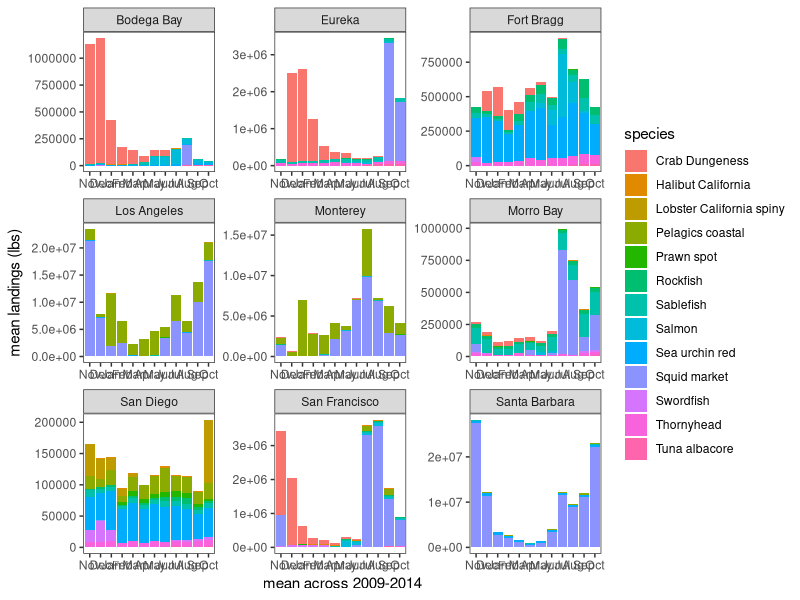
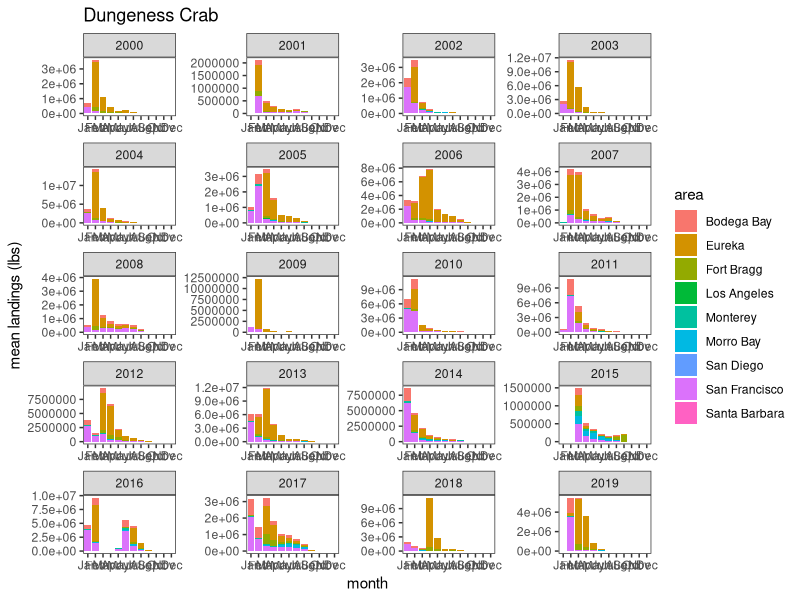
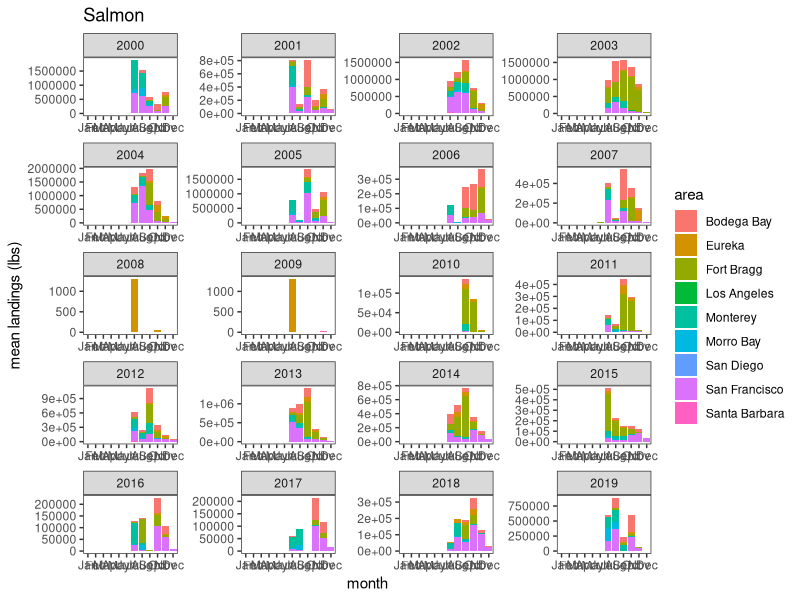

Write R code to recreate these figures, in order.
# Analysis of the data from the nine areas within California, gathered from the
# California Department of Natural Resources, accessed here: 
# https://wildlife.ca.gov/Fishing/Commercial/Landings

library(stringr)
library(dplyr)
library(reshape2)
library(ggplot2)

# Import dataset of all areas
all_areas <- read.csv("Data/DFW areas/all_areas.csv")

# Column names for the initial columns of the overall dataframe
initial_cols <- c("Species", "January", "February", "March", "April", "May", "June",
                  "July", "August", "September", "October", "November", "December", 
                  "Landings", "year", "area")

# Islolate species of interest ------------------------------------------------
halibut <- all_areas %>% filter(str_detect(Species, "Halibut California")) %>% bind_rows
crab <- all_areas %>% filter(str_detect(Species, "Dungeness")) %>% bind_rows
lobster <- all_areas %>% filter(str_detect(Species, "Lobster")) %>% bind_rows
squid <- all_areas %>% filter(str_detect(Species, "Squid market")) %>% bind_rows
albacore <- all_areas %>% filter(str_detect(Species, "albacore")) %>% bind_rows
prawn <- all_areas %>% filter(str_detect(Species, "Prawn spot")) %>% bind_rows
urchin <- all_areas %>% filter(str_detect(Species, "Sea urchin red")) %>% bind_rows
sablefish <- all_areas %>% filter(str_detect(Species, "Sablefish")) %>% bind_rows
swordfish <- all_areas %>% filter(str_detect(Species, "Swordfish")) %>% bind_rows

# Combine all rockfish groups together
rockfish <- all_areas %>% filter(str_detect(Species, "Rockfish")) %>% bind_rows
rockfish <- rockfish[, -1] %>%  # remove species column
  group_by(area, year) %>%  # group by area & year
  summarize(across(January:Landings, sum))  # find sum
rockfish <- rockfish[, c(3:15, 2, 1)]  # Move year & area columns to the end
rockfish <- cbind(rep("Rockfish", length(rockfish$year)), rockfish)
colnames(rockfish) <- initial_cols

# Combine all thornyhead groups together
thornyhead <- all_areas %>% filter(str_detect(Species, "Thornyhead")) %>% bind_rows
thornyhead <- thornyhead[, -1] %>%  # remove species column
  group_by(area, year) %>%  # group by area & year
  summarize(across(January:Landings, sum))  # find sum
thornyhead <- thornyhead[, c(3:15, 2, 1)]  # Move year & area columns to the end
thornyhead <- cbind(rep("Thornyhead", length(thornyhead$year)), thornyhead)
colnames(thornyhead) <- initial_cols

# Combine all salmon together
salmon <- all_areas %>% filter(str_detect(Species, "Salmon")) %>% bind_rows
salmon <- salmon %>% filter(!str_detect(Species, "Roe"))  # Remove salmon roe fishery
salmon <- salmon[, -1] %>%  # remove species column
  group_by(area, year) %>%  # group by area & year
  summarize(across(January:Landings, sum))  # find sum
salmon <- salmon[, c(3:15, 2, 1)]  # Move year & area columns to the end
salmon <- cbind(rep("Salmon", length(salmon$year)), salmon)
colnames(salmon) <- initial_cols

# Combine coastal pelagic species gathered from NOAA fisheries
sardine <- all_areas %>% filter(str_detect(Species, "Sardine")) %>% bind_rows
pac_mackerel <- all_areas %>% filter(str_detect(Species, "Mackerel Pacific")) %>% bind_rows
jack_mackerel <- all_areas %>% filter(str_detect(Species, "Mackerel jack")) %>% bind_rows
anchovy <- all_areas %>% filter(str_detect(Species, "Anchovy northern")) %>% bind_rows

pelagics <- rbind(sardine, pac_mackerel, jack_mackerel, anchovy)[, -1]  # remove species column
pelagics <- pelagics %>% group_by(area, year) %>%  # group by area & year
  summarize(across(January:Landings, sum))  #find sum
pelagics <- pelagics[, c(3:15, 2, 1)]  # Move year & area columns to the end
pelagics <- cbind(rep("Pelagics coastal", length(pelagics$year)), pelagics)
colnames(pelagics) <- initial_cols

# Create dataframe of all species of interest
all_soi <- rbind(halibut, crab, lobster, squid, albacore, prawn, urchin, sablefish,
                 rockfish, swordfish, thornyhead, salmon, pelagics)

# Write a .csv file with just the species of interest
write.csv(all_soi, "Data/dfw_areas_soi.csv", row.names = FALSE)


# Monthly averages over the stable period of species of interest --------------
# Filter for 2009-2014
all_soi_stable <- all_soi %>% filter(between(year, 2009, 2014))

# Find monthly mean for each year
all_soi_stable <- all_soi_stable[, -15]  # remove year column
all_soi_stable$Species <- str_trim(all_soi_stable$Species, side = "both")  # Remove extra white spaces

all_soi_means <- all_soi_stable %>% 
  group_by(Species, area) %>% 
  summarize(across(January:Landings, mean))

all_soi_means <- all_soi_means[, -15]  # Remove total landings

# Update data for plotting ----------------------------------------------------
plot_cols <- c("species", "area", "Jan", "Feb", "Mar", "Apr", "May", "Jun",
               "Jul", "Aug", "Sep", "Oct", "Nov", "Dec")
colnames(all_soi_means) <- plot_cols

# Change column order to match other analyses - year starting in Nov
all_soi_means <- all_soi_means[, c(1, 2, 13, 14, 3:12)] 
all_soi_means2 <- melt(all_soi_means, id_vars = c("area", "species"))
colnames(all_soi_means2) <- c("species", "area", "month", "landings")

# Plot monthly means for stable period
monthly_areas_stable <- ggplot(all_soi_means2, aes(y = landings, x = month, fill = species)) +
  geom_bar(position = "stack", stat = "identity") +
  ylab("mean landings (lbs)") + xlab("mean across 2009-2014") +
  theme_bw() +
  theme(panel.grid.major = element_blank(), panel.grid.minor = element_blank()) +
  facet_wrap(~area, ncol = 3, scale = "free")

ggsave(filename="~/Desktop/area_monthly_landings_stable.pdf", monthly_areas_stable,
       width=400, height=250, units="mm", dpi=300)

# Yearly trends for species of interest ---------------------------------------

# Dungeness Crab
crab$year <- as.factor(crab$year)
crab2 <- crab[, c(15, 16, 12, 13, 2:11)]
colnames(crab2) <- plot_cols
crab_long <- melt(crab2, id_vars = c("area", "year"))
colnames(crab_long) <- c("year", "area", "month", "landings")

crab_monthly <- ggplot(crab_long, aes(y = landings, x = month, fill = area)) +
  geom_bar(position = "stack", stat = "identity") +
  ylab("mean landings (lbs)") +
  ggtitle("Dungeness Crab") + 
  theme_bw() +
  theme(panel.grid.major = element_blank(), panel.grid.minor = element_blank()) +
  facet_wrap(~year, ncol = 4, scale = "free")

ggsave(filename="~/Desktop/crab_monthly.pdf", crab_monthly,
       width=400, height=250, units="mm", dpi=300)

# Salmon
salmon$year <- as.factor(salmon$year)
salmon2 <- salmon[, c(15, 16, 12, 13, 2:11)]
colnames(salmon2) <- plot_cols
salmon_long <- melt(salmon2, id_vars = c("area", "year"))
colnames(salmon_long) <- c("year", "area", "month", "landings")

salmon_monthly <- ggplot(salmon_long, aes(y = landings, x = month, fill = area)) +
  geom_bar(position = "stack", stat = "identity") +
  ylab("mean landings (lbs)") +
  ggtitle("Salmon") + 
  theme_bw() +
  theme(panel.grid.major = element_blank(), panel.grid.minor = element_blank()) +
  facet_wrap(~year, ncol = 4, scale = "free")

ggsave(filename="~/Desktop/salmon_monthly.pdf", salmon_monthly,
       width=400, height=250, units="mm", dpi=300)
